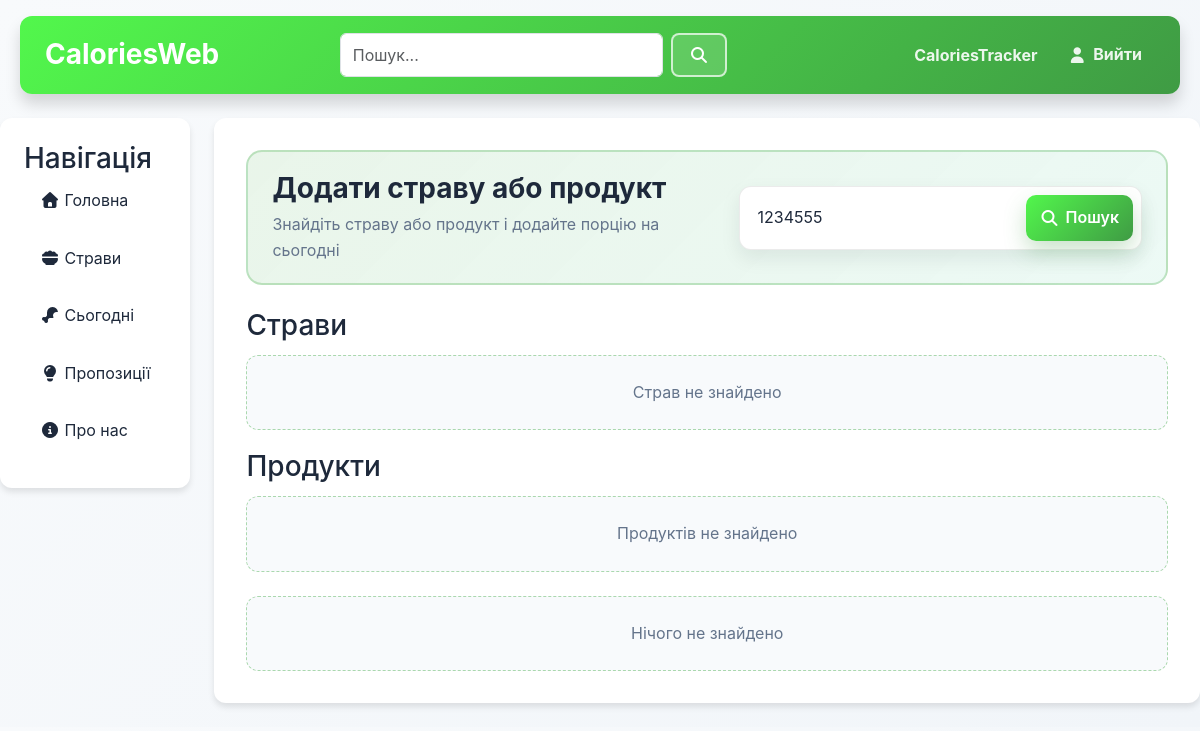
Before: /today/add/?q=1234555 (signed in) with the older database file.
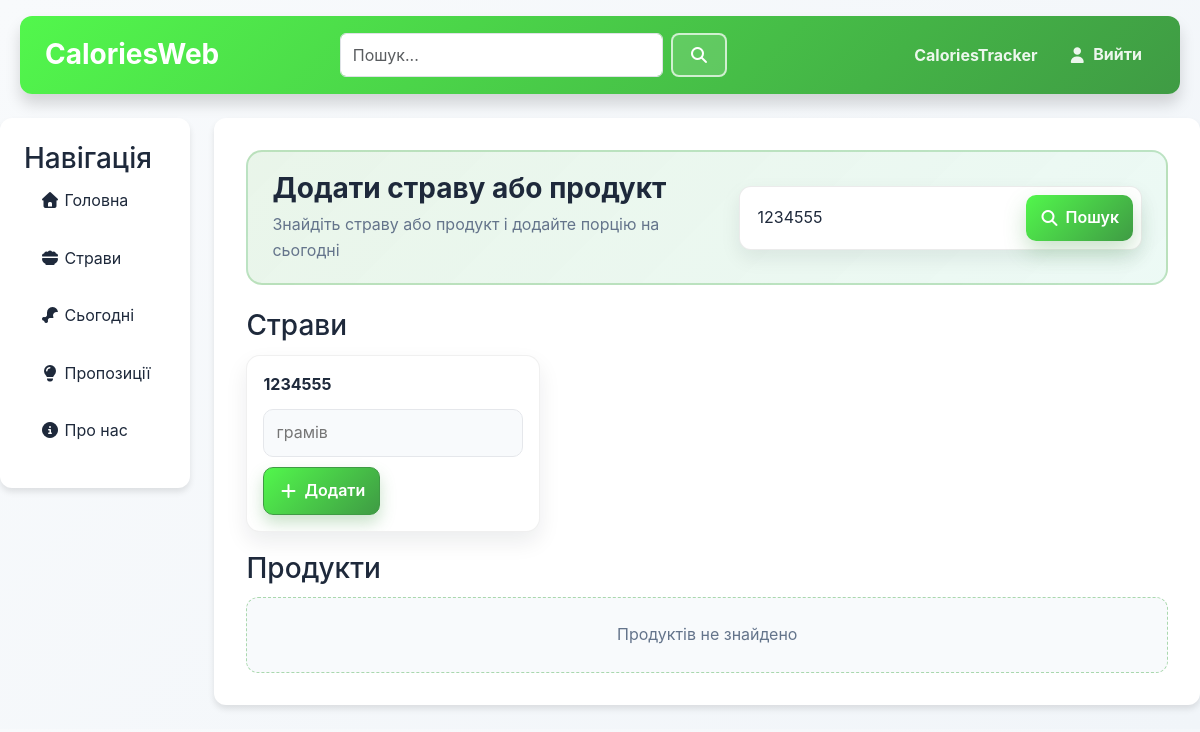
After: the same page with the newer database file.
### meals/models.py (models this page shows, shortened)
class Meal(models.Model):
    name = models.CharField(max_length=100)
    grams = models.PositiveIntegerField(default=100)
    recipe = models.TextField(null=True)
    link = models.URLField(null=True)
    author = models.ForeignKey(User, on_delete=models.CASCADE)
    image = models.ImageField(default='fallback.png', null=True, blank=True)
    popularity = models.IntegerField()

### today/views.py (the view, shortened to what this page needs)
# urls.py: path('add/', views.add_meal_today, name='addMeal'),
def add_meal_today(request):
    if not request.user.is_authenticated:
        return redirect("main:logIn")
    raw_query = request.GET.get("q", "")
    query = raw_query.strip()
    meals = Meal.objects.none()
    foods = Food.objects.none()
    if query:
        query_folded = query.casefold()
        meals = [meal for meal in Meal.objects.all() if query_folded in meal.name.casefold()]
        foods = [food for food in Food.objects.all() if query_folded in food.name.casefold()]
    return render(request, "today/addMealToday.html", {
        "meals": meals,
        "foods": foods,
        "query": raw_query
    })

### today/templates/today/addMealToday.html (shortened to what this page needs)
{% extends "main/layout.html" %}
{% load static %}
{% block extra_css %}
    <link rel="stylesheet" href="{% static 'today/css/today_add.css' %}">
{% endblock %}
{% block content %}
    <div class="today-add">
        <div class="today-add-hero">
            <div>
                <h1>Додати страву або продукт</h1>
                <p>Знайдіть страву або продукт і додайте порцію на сьогодні</p>
            </div>
            <form method="get" class="today-add-search">
                <input type="text" name="q" value="{{ query }}" placeholder="Пошук страви або продукту">
                <button type="submit">
                    <i class="fas fa-search"></i> Пошук
                </button>
            </form>
        </div>
        <div class="today-add-results-wrapper">
            <section>
                <h3>Страви</h3>
                <div class="today-add-results">
                    {% for meal in meals %}
                        <form method="post" class="today-add-card">
                            <div class="today-add-name">{{ meal.name }}</div>
                            <div class="today-add-controls">
                                <input type="number" name="grams" placeholder="грамів" required>
                                <button type="submit">
                                    <i class="fas fa-plus"></i> Додати
                                </button>
                            </div>
                        </form>
                    {% empty %}
                        {% if query %}
                            <div class="today-add-empty">Страв не знайдено</div>
                        {% endif %}
                    {% endfor %}
                </div>
            </section>
            <section>
                <h3>Продукти</h3>
                <div class="today-add-results">
                    {% for food in foods %}
                        <form method="post" class="today-add-card">
                            {% csrf_token %}
                            <div class="today-add-name">{{ food.name }}</div>
                            <div class="today-add-controls">
                                <input type="number" name="grams" placeholder="грамів" required>
                                <input type="hidden" name="entry_type" value="food">
                                <input type="hidden" name="food_id" value="{{ food.id }}">
                                <button type="submit">
                                    <i class="fas fa-plus"></i> Додати
                                </button>
                            </div>
                        </form>
                    {% empty %}
                        {% if query %}
                            <div class="today-add-empty">Продуктів не знайдено</div>
                        {% endif %}
                    {% endfor %}
                </div>
            </section>
        </div>
        {% if query and not meals and not foods %}
            <div class="today-add-empty">Нічого не знайдено</div>
        {% endif %}
    </div>
{% endblock %}

Changed rows visible on the page:
added Meal: name "1234555"
Other visible differences:
text no longer shown: "Страв не знайдено Нічого не знайдено"
